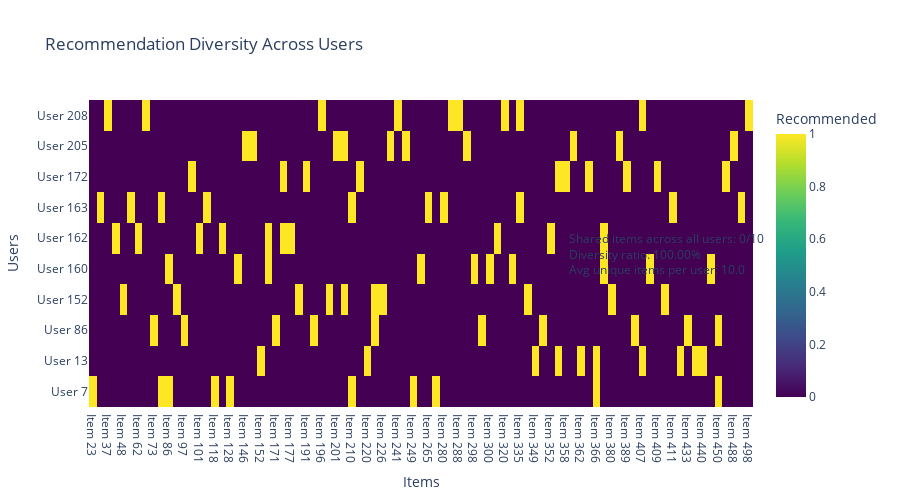
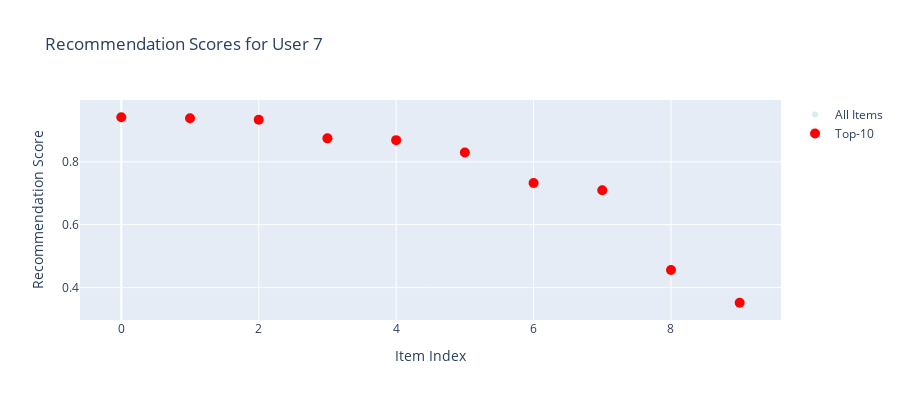

Notebook cell for these charts, in order:
### Markdown cell above
## 4. Generate Recommendations and Visualize

### Code cell
# Generate recommendations for multiple users to check diversity
print("🔍 Checking recommendation diversity across users...")
n_sample_users = min(10, len(train_x_user_ids))
sample_user_indices = np.arange(n_sample_users)

# Get recommendations for all sample users
all_rec_indices = []
all_rec_scores = []

for i in range(n_sample_users):
    user_id = train_x_user_ids[sample_user_indices[i]]
    sample_user_id = tf.constant([user_id])
    sample_item_ids = tf.constant([np.arange(n_items)])
    
    # Model returns tuple: (similarities, rec_indices, rec_scores)
    similarities, rec_indices, rec_scores = model.predict([sample_user_id, sample_item_ids], verbose=0)
    
    rec_indices_np = rec_indices[0].numpy() if hasattr(rec_indices[0], 'numpy') else np.array(rec_indices[0])
    rec_scores_np = rec_scores[0].numpy() if hasattr(rec_scores[0], 'numpy') else np.array(rec_scores[0])
    
    all_rec_indices.append(rec_indices_np)
    all_rec_scores.append(rec_scores_np)

all_rec_indices = np.array(all_rec_indices)

# Check diversity
print(f"\n📊 Recommendation Diversity Analysis:")
print(f"   Checking {n_sample_users} users...")
unique_items_per_user = [len(np.unique(rec)) for rec in all_rec_indices]
shared_items = len(set(all_rec_indices[0]).intersection(*[set(rec) for rec in all_rec_indices[1:]]))
diversity_ratio = 1.0 - (shared_items / model.top_k)
print(f"   Shared items across all users: {shared_items}/{model.top_k}")
print(f"   Diversity ratio: {diversity_ratio:.2%}")
print(f"   Average unique items per user: {np.mean(unique_items_per_user):.1f}")

if shared_items == model.top_k:
    print(f"\n⚠️  WARNING: All users receive the same recommendations!")
    print(f"   This suggests the model may not be learning user-specific preferences.")
    print(f"   Try: increasing training epochs, adjusting learning rate, or checking data quality.")
else:
    print(f"\n✅ Recommendations are diverse across users - model is working correctly!")

# Visualize recommendation diversity
print("\n📊 Visualizing recommendation diversity...")
fig_diversity = KMRPlotter.plot_recommendation_diversity(
    all_rec_indices,
    user_ids=train_x_user_ids[sample_user_indices],
    title="Recommendation Diversity Across Users"
)
fig_diversity.show()

# Show detailed example for first user
print(f"\n📋 Detailed example for user {sample_user_indices[0]} (user_id={train_x_user_ids[sample_user_indices[0]]}):")
print(f"   Top-{model.top_k} recommended items: {all_rec_indices[0]}")
print(f"   Recommendation scores: {all_rec_scores[0]}")

# Visualize recommendation scores for first user
print("\n📊 Visualizing recommendation scores for sample user...")
fig_scores = KMRPlotter.plot_recommendation_scores(
    all_rec_scores[0],
    top_k=model.top_k,
    title=f"Recommendation Scores for User {train_x_user_ids[sample_user_indices[0]]}"
)
fig_scores.show()

### Figure 1 — Plotly figure (JSON) as saved in the notebook; plotly's stock layout.template omitted (floating-point values rounded to 4 significant figures; data arrays with more than 128 entries replaced by an {"elided": "..."} marker saying what was removed)
{"data": [{"colorbar": {"title": {"text": "Recommended"}}, "colorscale": [[0, "#440154"], [0.1111, "#482878"], [0.2222, "#3e4989"], [0.3333, "#31688e"], [0.4444, "#26828e"], [0.5556, "#1f9e89"], [0.6667, "#35b779"], [0.7778, "#6ece58"], [0.8889, "#b5de2b"], [1, "#fde725"]], "showscale": true, "type": "heatmap", "x": ["Item 23", "Item 25", "Item 37", "Item 47", "Item 48", "Item 49", "Item 62", "Item 70", "Item 73", "Item 81", "Item 86", "Item 95", "Item 97", "Item 99", "Item 101", "Item 113", "Item 118", "Item 119", "Item 128", "Item 135", "Item 146", "Item 147", "Item 152", "Item 163", "Item 171", "Item 172", "Item 177", "Item 183", "Item 191", "Item 195", "Item 196", "Item 199", "Item 201", "Item 205", "Item 210", "Item 214", "Item 220", "Item 221", "Item 226", "Item 238", "Item 241", "Item 244", "Item 249", "Item 256", "Item 265", "Item 275", "Item 280", "Item 287", "Item 288", "Item 294", "Item 298", "Item 299", "Item 300", "Item 303", "Item 320", "Item 328", "Item 335", "Item 343", "Item 349", "Item 351", "Item 352", "Item 354", "Item 358", "Item 361", "Item 362", "Item 365", "Item 366", "Item 368", "Item 380", "Item 387", "Item 389", "Item 392", "Item 407", "Item 408", "Item 409", "Item 410", "Item 411", "Item 414", "Item 433", "Item 436", "Item 440", "Item 441", "Item 450", "Item 451", "Item 488", "Item 490", "Item 498"], "y": ["User 7", "User 13", "User 86", "User 152", "User 160", "User 162", "User 163", "User 172", "User 205", "User 208"], "z": {"elided": "10x87 float values"}}], "layout": {"annotations": [{"align": "left", "showarrow": false, "text": "Shared items across all users: 0/10<br>Diversity ratio: 100.00%<br>Avg unique items per user: 10.0", "x": 1.02, "xref": "paper", "y": 0.5, "yref": "paper"}], "height": 500, "title": {"text": "Recommendation Diversity Across Users"}, "xaxis": {"title": {"text": "Items"}}, "yaxis": {"title": {"text": "Users"}}}}

### Figure 2 — Plotly figure (JSON) as saved in the notebook; plotly's stock layout.template omitted (floating-point values rounded to 4 significant figures)
{"data": [{"marker": {"color": "lightblue", "opacity": 0.5}, "mode": "markers", "name": "All Items", "type": "scatter", "x": [0, 1, 2, 3, 4, 5, 6, 7, 8, 9], "y": [0.9418, 0.9388, 0.934, 0.8747, 0.869, 0.8295, 0.7325, 0.7094, 0.4558, 0.3518]}, {"marker": {"color": "red", "size": 10}, "mode": "markers", "name": "Top-10", "type": "scatter", "x": [0, 1, 2, 3, 4, 5, 6, 7, 8, 9], "y": [0.9418, 0.9388, 0.934, 0.8747, 0.869, 0.8295, 0.7325, 0.7094, 0.4558, 0.3518]}], "layout": {"height": 400, "title": {"text": "Recommendation Scores for User 7"}, "xaxis": {"title": {"text": "Item Index"}}, "yaxis": {"title": {"text": "Recommendation Score"}}}}
